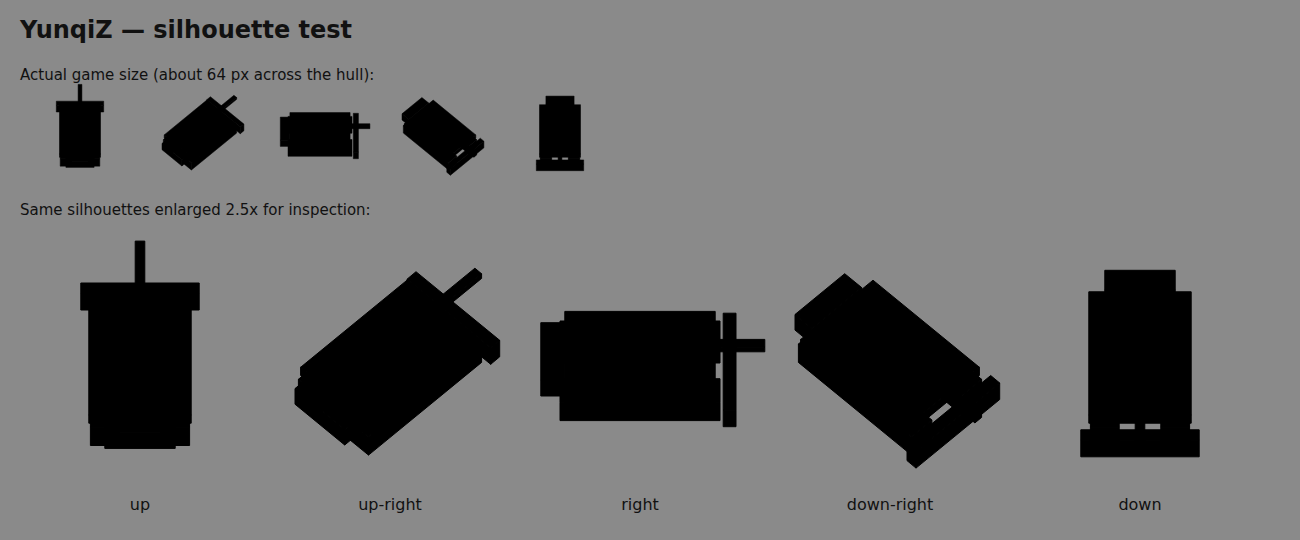
#> input picture design/character/silhouette.png, 1300 x 540 px
$ python build_evidence.py ../../../design/character/silhouette.png
#> lines starting #> are read from the running program, lines starting #| are printed output that depends on the picture
#> in g, returned value is the input picture: PIL image 1300x540 RGB; mean R, G, B 114.3, 114.3, 114.3
"""Build the still evidence panels for the film from the game's own files (film tooling, not game code).
Every panel only arranges and labels existing files; no pixel of a source image is repainted.
Run: python scripts/build_evidence.py   (from the reel folder)
"""
import json, sys, wave
from pathlib import Path
import numpy as np
from PIL import Image, ImageDraw, ImageFont

REEL = Path(__file__).resolve().parents[1]
GAME = REEL.parents[1]
OUT = REEL / "evidence"
OUT.mkdir(exist_ok=True)
FONTS = Path(r"D:/CSYE7270/brutalist.art/runtime/fonts")
MED = str(FONTS / "Inter/static/Inter_28pt-Medium.ttf")
REG = str(FONTS / "Inter/static/Inter_28pt-Regular.ttf")
MONO = str(FONTS / "PT_Mono/PTMono-Regular.ttf")
INK = (61, 57, 41)
SOFT = (110, 100, 84)
RUST = (152, 80, 57)
PAPER = (255, 253, 248)
W, H = 3300, 1200


def font(path, size):
    return ImageFont.truetype(path, size)


def fit(im, box_w, box_h, bg=None):
    im = im.convert("RGBA")
    s = min(box_w / im.width, box_h / im.height)
    im = im.resize((max(1, round(im.width * s)), max(1, round(im.height * s))), Image.LANCZOS)
    if bg is not None:
        base = Image.new("RGBA", im.size, bg)
        base.alpha_composite(im)
        im = base
    return im


def panel_row(items, path, label_size=62, sub_size=52, gap=60, top=30, img_h=880, bg=PAPER, arrows=False):
    """items: list of (image, title, subtitle). Equal-width columns, labels under each image."""
#> called with label_size = 62, sub_size = 52, gap = 60, top = 20, img_h = 1000, bg = (255, 253, 248), arrows = False
    canvas = Image.new("RGB", (W, H), bg)
    d = ImageDraw.Draw(canvas)
    n = len(items)
#> n = 1
    col_w = (W - gap * (n + 1)) // n
#> col_w = 3180
    for i, (im, title, sub) in enumerate(items):
        x0 = gap + i * (col_w + gap)
        t = fit(im, col_w, img_h)
        canvas.paste(t, (x0 + (col_w - t.width) // 2, top + (img_h - t.height) // 2), t)
        d.text((x0 + col_w // 2, top + img_h + 30), title, font=font(MED, label_size), fill=INK, anchor="ma")
        if sub:
            d.text((x0 + col_w // 2, top + img_h + 30 + label_size + 18), sub, font=font(REG, sub_size), fill=SOFT, anchor="ma")
        if arrows and i < n - 1:
            ax = x0 + col_w + gap // 2
            ay = top + img_h // 2
            d.polygon([(ax - 18, ay - 26), (ax + 18, ay), (ax - 18, ay + 26)], fill=RUST)
#> this loop made 1 pass
#> (title, x0, s in fit) on pass 1: ('design/character/silhouette.png', 60, 1.85)
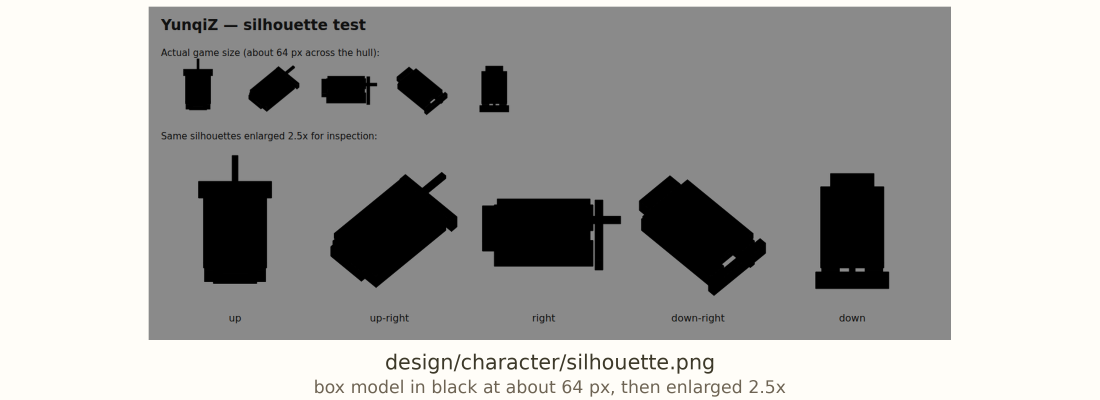
#> canvas: PIL image 3300x1200 RGB (shown at 1/3 size); mean R, G, B 168.3, 167.5, 165.5
    canvas.save(path)
    return path


def g(rel):
    return Image.open(GAME / rel)


# [29 lines left out: functions checker, on_checker, wav_image, not called in this run]


def build():
    made = {}
    # 1. Character sheet: the silhouette test as drawn (Claude, code-drawn planning image).
    made["silhouette"] = panel_row([(g("design/character/silhouette.png"),
        "design/character/silhouette.png", "box model in black at about 64 px, then enlarged 2.5x")],
        OUT / "ev-silhouette.png", img_h=1000, top=20)
    # 2. v1 guide and the three rejected v1 results (the student's own thumbnails, unedited).
    made["v1_rejects"] = panel_row([
        (g("design/guides/guide_hull_right.png"), "v1 guide (code-drawn)", "design/guides/guide_hull_right.png"),
        (g("design/asset-log/rejected/REJ-01_CHAR-hull_right_v1_d055.png"), "REJ-01 · denoise 0.55", "flat colour blocks"),
        (g("design/asset-log/rejected/REJ-02_CHAR-hull_right_v1_d070.png"), "REJ-02 · denoise 0.70", "still flat"),
        (g("design/asset-log/rejected/REJ-03_CHAR-hull_right_v1_d080.png"), "REJ-03 · denoise 0.80", "panels appear, blade lost"),
    ], OUT / "ev-v1-rejects.png", img_h=880, arrows=True)
#> call 2 of g, with rel = 'design/guides/guide_hull_right.png'
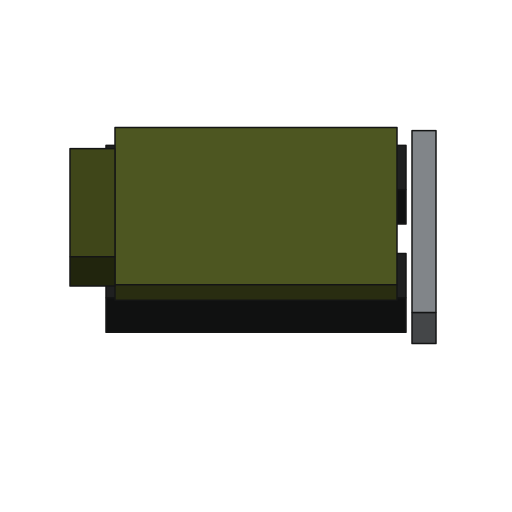
#> input picture design/guides/guide_hull_right.png, 1024 x 1024 px (shown at 1/2 size)
#> in g, returned value is the input picture: PIL image 1024x1024 RGB; mean R, G, B 202.7, 204.5, 194.4
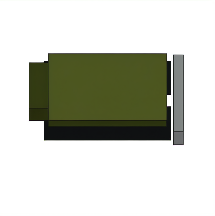
#> input picture design/asset-log/rejected/REJ-01_CHAR-hull_right_v1_d055.png, 215 x 216 px
#> in g, returned value is the input picture: PIL image 215x216 RGB; mean R, G, B 202.1, 204.1, 193.8
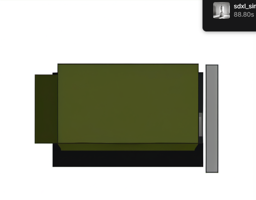
#> input picture design/asset-log/rejected/REJ-02_CHAR-hull_right_v1_d070.png, 256 x 200 px
#> in g, returned value is the input picture: PIL image 256x200 RGB; mean R, G, B 180.9, 182.9, 170
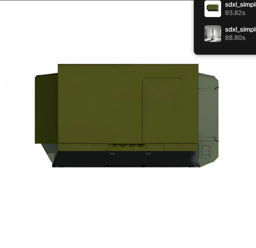
#> input picture design/asset-log/rejected/REJ-03_CHAR-hull_right_v1_d080.png, 256 x 248 px
#> in g, returned value is the input picture: PIL image 256x248 RGB; mean R, G, B 189.8, 191.1, 179.4
#> the loop in panel_row (call 2), `for i, (im, title, sub) in enumerate(items):` made 4 passes
#> (title, sub, x0, s in fit, ax) on passes 1 to 3: ('v1 guide (code-drawn)', 'design/guides/guide_hull_right.png', 60, 0.732, 840), ('REJ-01 · denoise 0.55', 'flat colour blocks', 870, 3.49, 1650), ('REJ-02 · denoise 0.70', 'still flat', 1680, 2.93, 2460)
#> (title, sub, x0, s in fit) on pass 4: ('REJ-03 · denoise 0.80', 'panels appear, blade lost', 2490, 2.93)
    # 3. v1 guide beside the v2 guide that draw_guides_v2.py produced.
    made["v1_v2"] = panel_row([
        (g("design/guides/guide_hull_right.png"), "v1 guide", "flat fills, black outlines"),
        (g("design/guides/v2/guide2_hull_right.png"), "v2 guide", "gradients, grain, road wheels, panel lines"),
    ], OUT / "ev-v1-v2-guides.png", img_h=900, arrows=True)
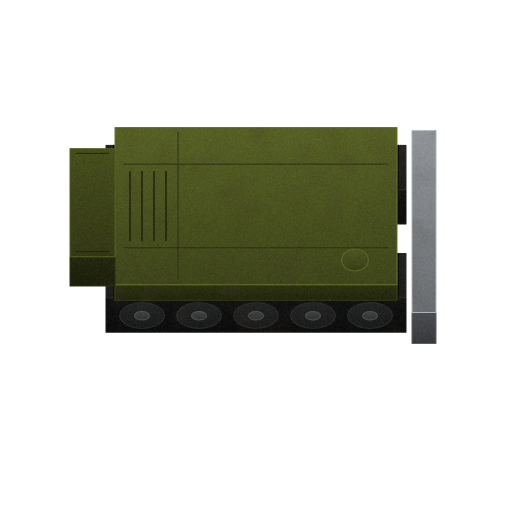
#> input picture design/guides/v2/guide2_hull_right.png, 1024 x 1024 px (shown at 1/2 size)
#> in g, returned value is the input picture: PIL image 1024x1024 RGB; mean R, G, B 203.4, 205, 195.1
#> call 3 of panel_row, with label_size = 62, sub_size = 52, gap = 60, top = 30, img_h = 900, bg = (255, 253, 248), arrows = True
#> in panel_row (call 3), `n = len(items)`: n = 2
#> in panel_row (call 3), `col_w = (W - gap * (n + 1)) // n`: col_w = 1560
#> the loop in panel_row (call 3), `for i, (im, title, sub) in enumerate(items):` made 2 passes
#> (title, sub, x0, s in fit, ax, ay) on pass 1: ('v1 guide', 'flat fills, black outlines', 60, 0.879, 1650, 480)
#> (title, x0, s in fit) on pass 2: ('v2 guide', 1680, 0.879)
#> after the loop in panel_row (call 3), `for i, (im, title, sub) in enumerate(items):`:
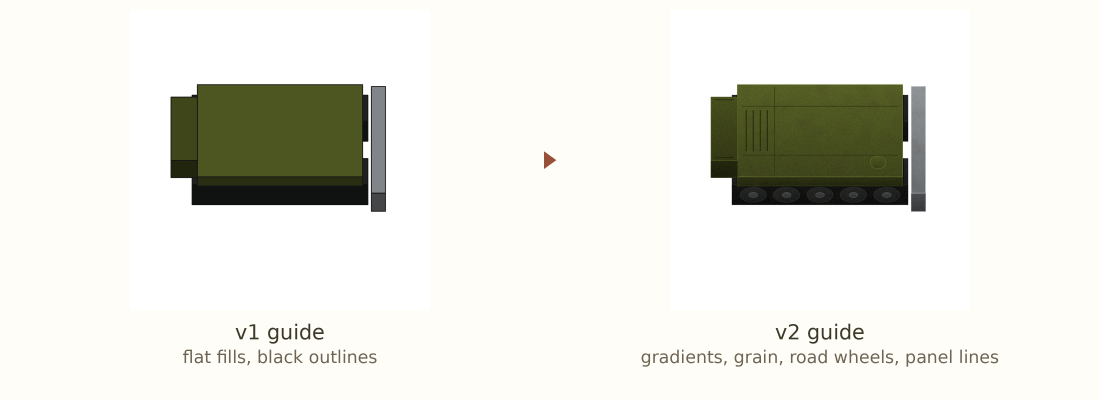
#> canvas: PIL image 3300x1200 RGB (shown at 1/3 size); mean R, G, B 232.8, 232.2, 225.1
    # 4. v2 guide -> raw SDXL output, with the settings read back from the output file itself.
    raw = GAME / "assets/raw/hull/CHAR-hull_right_00001_.png"
#> (the run stopped early here; a loop or call above may not have finished)
